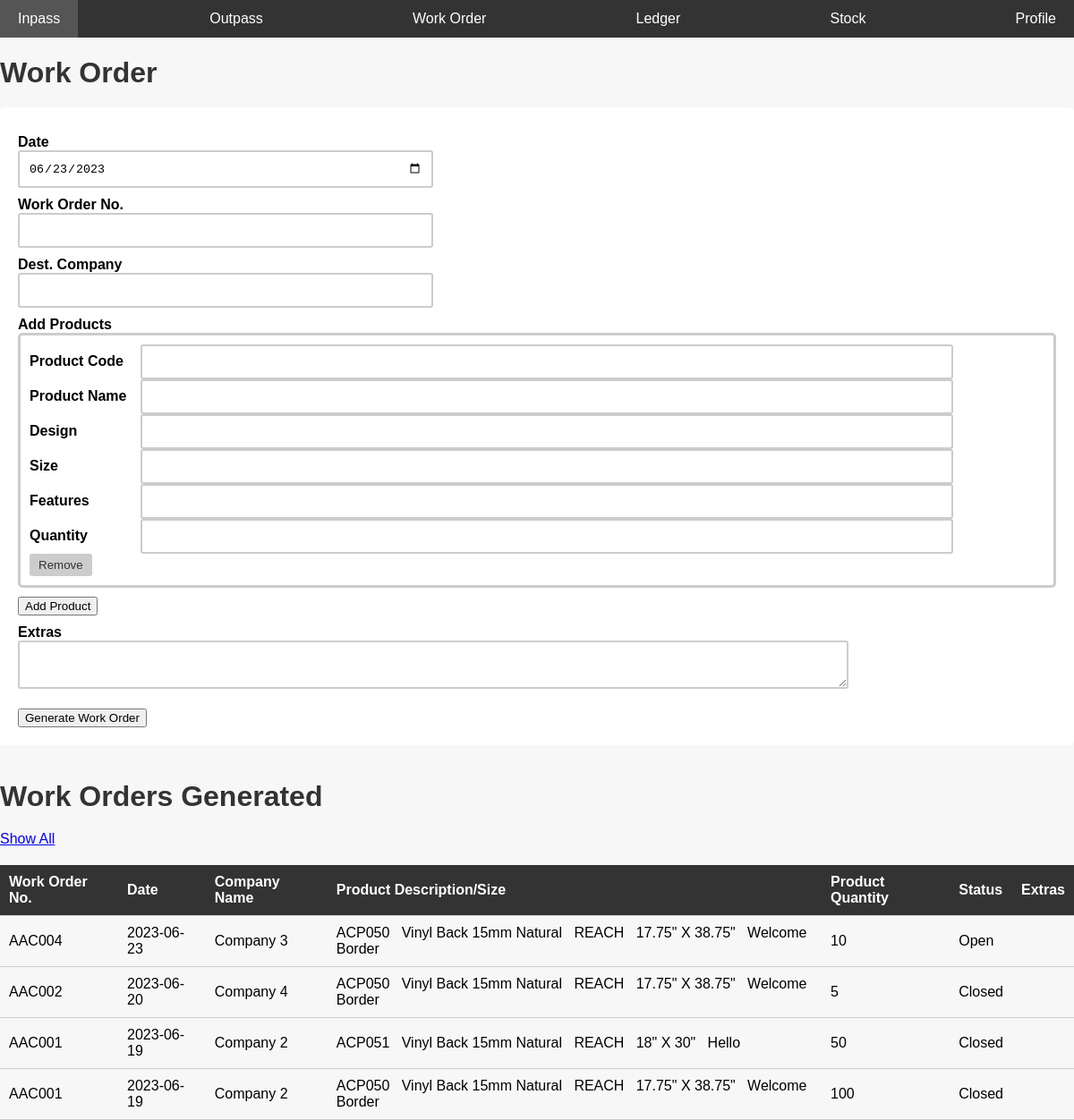
Page /workorder.php on the earlier database version.
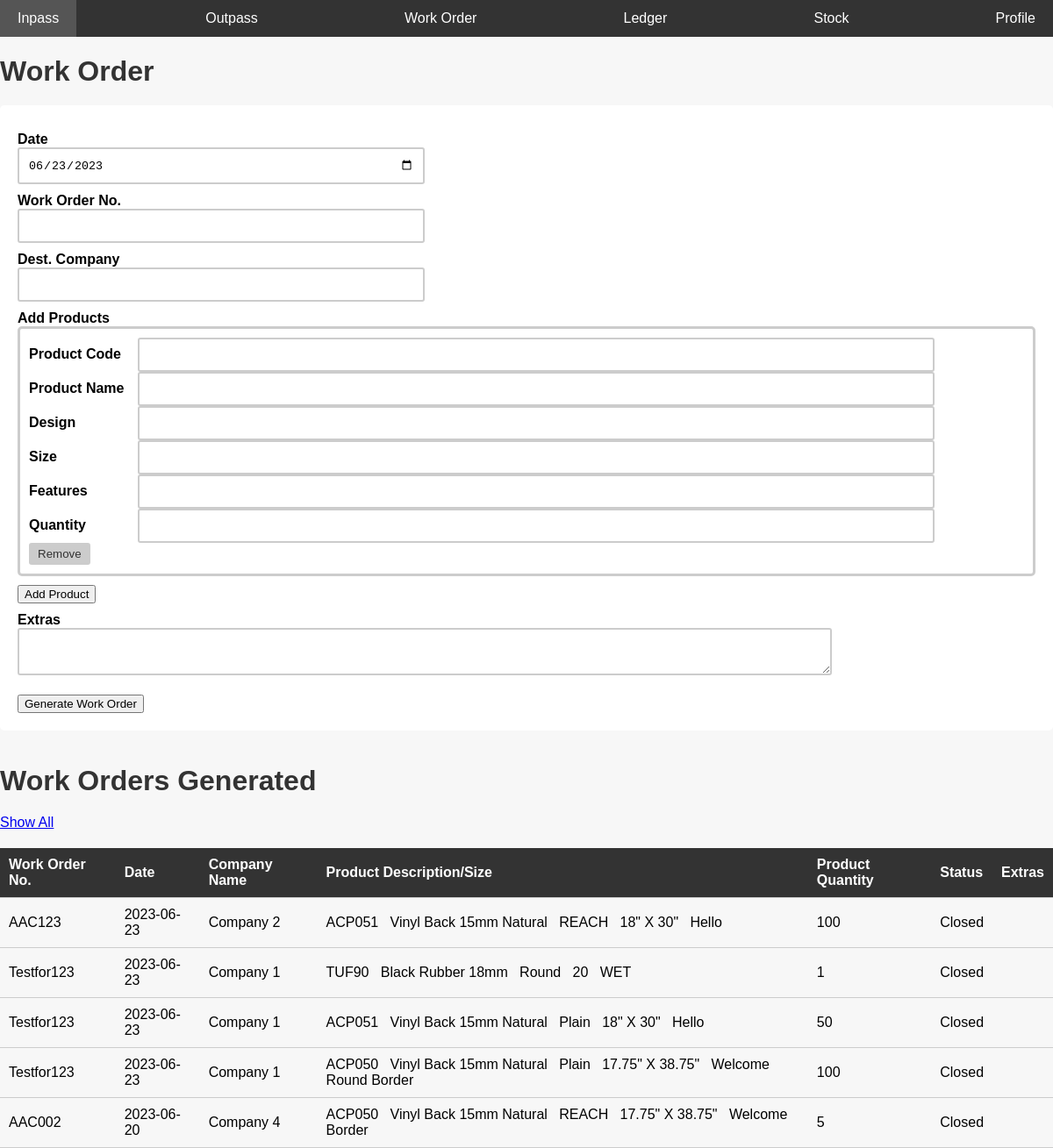
Same page on the later database version.
### tables this page shows
CREATE TABLE IF NOT EXISTS `work_orders` (
  `id` int NOT NULL AUTO_INCREMENT,
  `date` date NOT NULL,
  `work_order_no` varchar(25) NOT NULL,
  `company` varchar(50) NOT NULL,
  `extras` varchar(50) NOT NULL,
  `status` varchar(20) NOT NULL DEFAULT 'Open',
  `timestamp` timestamp NOT NULL DEFAULT CURRENT_TIMESTAMP,
  PRIMARY KEY (`id`)
);

CREATE TABLE IF NOT EXISTS `work_order_products` (
  `work_order_no` varchar(25) NOT NULL,
  `code` varchar(25) NOT NULL,
  `name` varchar(50) NOT NULL,
  `design` varchar(50) NOT NULL,
  `size` varchar(25) NOT NULL,
  `features` varchar(50) NOT NULL,
  `qty` int NOT NULL
);

### workorder.php (the view, shortened to what this page needs)
<?php
include 'conn.php';
include 'nav.php';
?>
<?php
$sql4 = "select * from work_orders,work_order_products where work_orders.work_order_no = work_order_products.work_order_no order by timestamp desc LIMIT 5";
$retval3 = mysqli_query($conn, $sql4);
?>
<html>
<link rel="stylesheet" href="css/inpass.css">
<body>
    <h1>Work Order</h1>
    <form name='work_orders' method="POST">
        <label>Date</label>
        <input type="date" id='date' required name='date'> <br>
        <label>Work Order No.</label>
        <input type="text" required name='work_order_no'> <br>
        <label>Dest. Company</label>
        <input list='companylist' required type="text" name='company_name'>
         <br>
        <label>Add Products</label>
        <div id='product_fields'>
        </div>
        <button type="button" id="add_product_field">Add Product</button> <br>
        <label>Extras</label>
        <textarea name='extras'></textarea> <br> <br>
        <button type="submit" name="work_orders">Generate Work Order</button>
    </form> <br>
<div>
<h1>Work Orders Generated</h1>
<a href="workordershowall.php?f=0" target="_blank">Show All</a>
<table style="border-spacing: 30px;">
    <thead>
        <th>
            Work Order No.
        </th>
        <th>
            Date
        </th>
        <th>
            Company Name
        </th>
        <th>
            Product Description/Size
        </th>
        <th>
            Product Quantity
        </th>
        <th>
            Status
        </th>
        <th>
            Extras
        </th>
    </thead>
    <tbody>
        <tr>
            <?php
            while ($row = $retval3->fetch_assoc()) {
                if (!empty($row)) {
                    echo "
            <tr>
            <td>
            {$row['work_order_no']}
            </td>
            <td>
            {$row['date']}
            </td>
            <td>
            {$row['company']}
            </td>
            <td>
            {$row['code']}
            &nbsp;
            {$row['name']}
            &nbsp;
            {$row['design']}
            &nbsp;
            {$row['size']}
            &nbsp;
            {$row['features']}
            </td>
            <td>
            {$row['qty']}
            </td>
            <td>
            {$row['status']}
            </td>
            <td>
            {$row['extras']}
            </td>
            </tr>
            ";
                }
            }
            ?>
        </tr>
    </tbody>
</table>
</div>
</body>
</html>

Differences in the rows shown:
no longer on this page (row edited): work_orders: work_order_products.work_order_no "AAC004", date "2023-06-23", company "Company 3", work_order_products.code "ACP050", work_order_products.name "Vinyl Back 15mm Natural", work_order_products.design "REACH", work_order_products.size "17.75\" X 38.75\"", work_order_products.features "Welcome Border", work_order_products.qty "10", status "Open"
no longer on this page (row edited): work_orders: work_order_products.work_order_no "AAC001", date "2023-06-19", company "Company 2", work_order_products.code "ACP051", work_order_products.name "Vinyl Back 15mm Natural", work_order_products.design "REACH", work_order_products.size "18\" X 30\"", work_order_products.features "Hello", work_order_products.qty "50", status "Closed", work_order_products.code "ACP050", work_order_products.size "17.75\" X 38.75\"", work_order_products.features "Welcome Border", work_order_products.qty "100"
added work_orders: work_order_products.work_order_no "AAC123", date "2023-06-23", company "Company 2", work_order_products.code "ACP051", work_order_products.name "Vinyl Back 15mm Natural", work_order_products.design "REACH", work_order_products.size "18\" X 30\"", work_order_products.features "Hello", work_order_products.qty "100", status "Closed"
added work_orders: work_order_products.work_order_no "Testfor123", date "2023-06-23", company "Company 1", work_order_products.code "TUF90", work_order_products.name "Black Rubber 18mm", work_order_products.design "Round", work_order_products.size "20", work_order_products.features "WET", work_order_products.qty "1", status "Closed", work_order_products.code "ACP051", work_order_products.name "Vinyl Back 15mm Natural", work_order_products.design "Plain", work_order_products.size "18\" X 30\"", work_order_products.features "Hello", work_order_products.qty "50", work_order_products.code "ACP050", work_order_products.size "17.75\" X 38.75\"", work_order_products.features "Welcome Round Border", work_order_products.qty "100"
